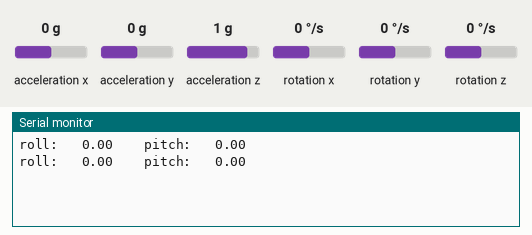
The sketch below on a simulated Arduino Uno, built with avr-gcc and run on an emulated ATmega328P. Shown: the last lines printed to the serial monitor. Wiring (inferred from the names in the program): MPU-6050 motion sensor at I2C address 0x68. The inputs (shaded band) are chosen by the test bench; at power-on: acceleration z 1 g, acceleration x 0 g, rotation y 0 °/s, acceleration y 0 g, rotation x 0 °/s, rotation z 0 °/s.

Above: at 1.2 s.
1.3 s: acceleration z set to 0 g
At 1.9 s:
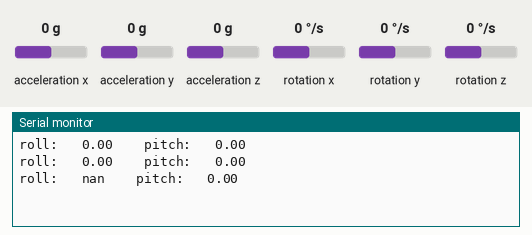
3.5 s: acceleration x set to -1.4 g
At 3.9 s:
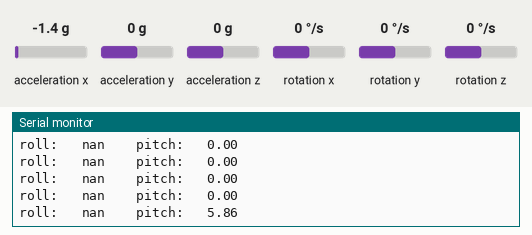
5.0 s: rotation y set to -192 °/s
At 5.4 s:
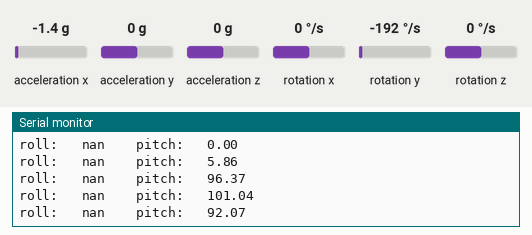
6.5 s: acceleration y set to -1.4 g
At 6.9 s:
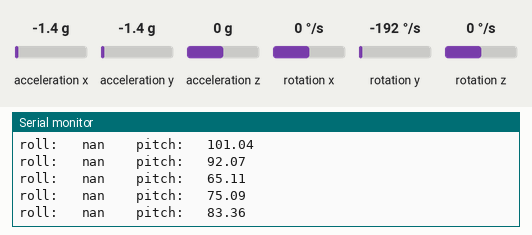
Timing chart, 0 to 9.0 s (numbered marks = the images above; inputs shaded):
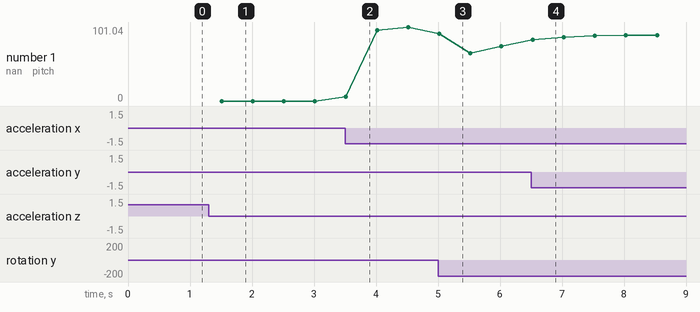

Measured:
- after the input at 1.3 s, the serial monitor: prints a new line after 0.21 s (image 1)
- after the input at 3.5 s, the serial monitor: prints a new line at once (image 2)
- after the input at 5.0 s, the serial monitor: prints a new line at once (image 3)
- plotted number 1: 0 → 101.04 after the input at 3.5 s, 101.04 → 75.09 after the input at 5.0 s

The sketch:

IMU_3.ino
```cpp
// (licence header left out)
/* Copyright (C) 2016 Gabriele Biucchi. All rights reserved.

 This software may be distributed and modified under the terms of the GNU
 General Public License version 2 (GPL2) as published by the Free Software
 Foundation and appearing in the file GPL2.TXT included in the packaging of
 this file. Please note that GPL2 Section 2[b] requires that all works based
 on this software must also be made publicly available under the terms of
 the GPL2 ("Copyleft").

 Contact information
 -------------------

 Gabriele Biucchi, IPC Verri
 Web      :  http://www.ecotux.com
 e-mail   :  mrecotux@gmail.com
 */

// scarica
// https://raw.githubusercontent.com/TKJElectronics/KalmanFilter/master/Kalman.cpp
// https://raw.githubusercontent.com/TKJElectronics/KalmanFilter/master/Kalman.h
// in "sketchbook/libraries/Kalman/"

#include <Kalman.h> // Source: https://github.com/TKJElectronics/KalmanFilter

#include <Wire.h>

// IMU Data
double accX, accY, accZ;
double gyroX, gyroY, gyroZ;
int16_t tempRaw;

// Kalman Filter Data
Kalman kalmanX;
Kalman kalmanY;
double kalAngleX, kalAngleY; // Calculated angle using a Kalman filter

// RAW value
double roll, pitch; // RAW roll & pitch from accelerometer
double gyroXrate, gyroYrate; // RAW gyro rates
double dt; // delta time (in seconds)

uint32_t timer;
uint8_t i2cData[14]; // Buffer for I2C data

const int MPU_addr=0x68;  // I2C address of the MPU-6050

unsigned long oldTmpSerial = 0;
unsigned long tmpSerial = 0;
double temperature = 0.0;

void setup() {

  Wire.begin();
  Wire.beginTransmission(MPU_addr);
  Wire.write(0x6B);  // PWR_MGMT_1 register
  Wire.write(0);     // set to zero (wakes up the MPU-6050)
  Wire.endTransmission(true);

  Serial.begin(9600);

  Wire.beginTransmission(MPU_addr);
  Wire.write(0x3B);  // starting with register 0x3B (ACCEL_XOUT_H)
  Wire.endTransmission(false);
  Wire.requestFrom(MPU_addr,14,true);  // request a total of 14 registers
  accX=Wire.read()<<8|Wire.read();  // 0x3B (ACCEL_XOUT_H) & 0x3C (ACCEL_XOUT_L)
  accY=Wire.read()<<8|Wire.read();  // 0x3D (ACCEL_YOUT_H) & 0x3E (ACCEL_YOUT_L)
  accZ=Wire.read()<<8|Wire.read();  // 0x3F (ACCEL_ZOUT_H) & 0x40 (ACCEL_ZOUT_L)

  roll  = atan(accY / sqrt(accX * accX + accZ * accZ)) * RAD_TO_DEG;
  pitch = atan2(-accX, accZ) * RAD_TO_DEG;

  kalmanX.setAngle(roll); // Set starting angle
  kalmanY.setAngle(pitch);

  timer = micros();
}

void loop() {

// Update all RAW values: accX, accY, accZ, tempRaw, gyroX, gyroY, gyroZ;
  Wire.beginTransmission(MPU_addr);
  Wire.write(0x3B);  // starting with register 0x3B (ACCEL_XOUT_H)
  Wire.endTransmission(false);
  Wire.requestFrom(MPU_addr,14,true);  // request a total of 14 registers
  accX=Wire.read()<<8|Wire.read();  // 0x3B (ACCEL_XOUT_H) & 0x3C (ACCEL_XOUT_L)
  accY=Wire.read()<<8|Wire.read();  // 0x3D (ACCEL_YOUT_H) & 0x3E (ACCEL_YOUT_L)
  accZ=Wire.read()<<8|Wire.read();  // 0x3F (ACCEL_ZOUT_H) & 0x40 (ACCEL_ZOUT_L)
  tempRaw=Wire.read()<<8|Wire.read();  // 0x41 (TEMP_OUT_H) & 0x42 (TEMP_OUT_L)
  gyroX=Wire.read()<<8|Wire.read();  // 0x43 (GYRO_XOUT_H) & 0x44 (GYRO_XOUT_L)
  gyroY=Wire.read()<<8|Wire.read();  // 0x45 (GYRO_YOUT_H) & 0x46 (GYRO_YOUT_L)
  gyroZ=Wire.read()<<8|Wire.read();  // 0x47 (GYRO_ZOUT_H) & 0x48 (GYRO_ZOUT_L)
  // RAW values updated

  dt = (double)(micros() - timer) / 1000000; // Calculate delta time (in seconds)
  timer = micros();

// Suppongo NO "RESTRICT_PITCH"
// ovvero:
// "roll" varia da -90 a +90 gradi: -90 < roll < 90
// "pitch" varia da -180 a +180 gradi: -180 < pitch <= 180

// RAW roll & pitch from accelerometer
  roll  = atan(accY / sqrt(accX * accX + accZ * accZ)) * RAD_TO_DEG;
  pitch = atan2(-accX, accZ) * RAD_TO_DEG;
// RAW gyro rates
  gyroXrate = gyroX / 131.0; // Convert to deg/s
  gyroYrate = gyroY / 131.0; // Convert to deg/s

// NON ben capito
// proveniente da: https://github.com/TKJElectronics/KalmanFilter/blob/master/examples/MPU6050/MPU6050.ino
// This fixes the transition problem when the accelerometer angle jumps between -180 and 180 degrees
  if ((pitch < -90 && kalAngleY > 90) || (pitch > 90 && kalAngleY < -90)) {
    kalAngleY = pitch;
  }
  if (abs(kalAngleY) > 90) {
    gyroXrate = -gyroXrate; // Invert rate, so it fits the restriced accelerometer reading
  }

// HERE IS THE FILTER: KALMAN FILTER
  // Calculate the angle using a Kalman filter
  kalAngleX = kalmanX.getAngle(roll, gyroXrate, dt);
  kalAngleY = kalmanY.getAngle(pitch, gyroYrate, dt);
  // END OF FILTER


// Print Data

#if 0 // Set to 1 to activate
  Serial.print(accX); Serial.print("\t");
  Serial.print(accY); Serial.print("\t");
  Serial.print(accZ); Serial.print("\t");

  Serial.print(gyroX); Serial.print("\t");
  Serial.print(gyroY); Serial.print("\t");
  Serial.print(gyroZ); Serial.print("\t");

  Serial.print("\t");
#endif

#if 1 // Set to 1 to activate

tmpSerial = millis();
if(tmpSerial - oldTmpSerial > 500 ) {
  oldTmpSerial = tmpSerial;

  Serial.print("roll: "); Serial.print("\t");
  Serial.print(kalAngleX); Serial.print("\t");

  Serial.print("\t");

  Serial.print("pitch: "); Serial.print("\t");
  Serial.print(kalAngleY); Serial.print("\t");

//  Serial.print("\t");
//  temperature = (double)tempRaw / 340.0 + 36.53;
//  Serial.print(temperature); Serial.print("\t");

  Serial.print("\r\n");
}
#endif

}
```
